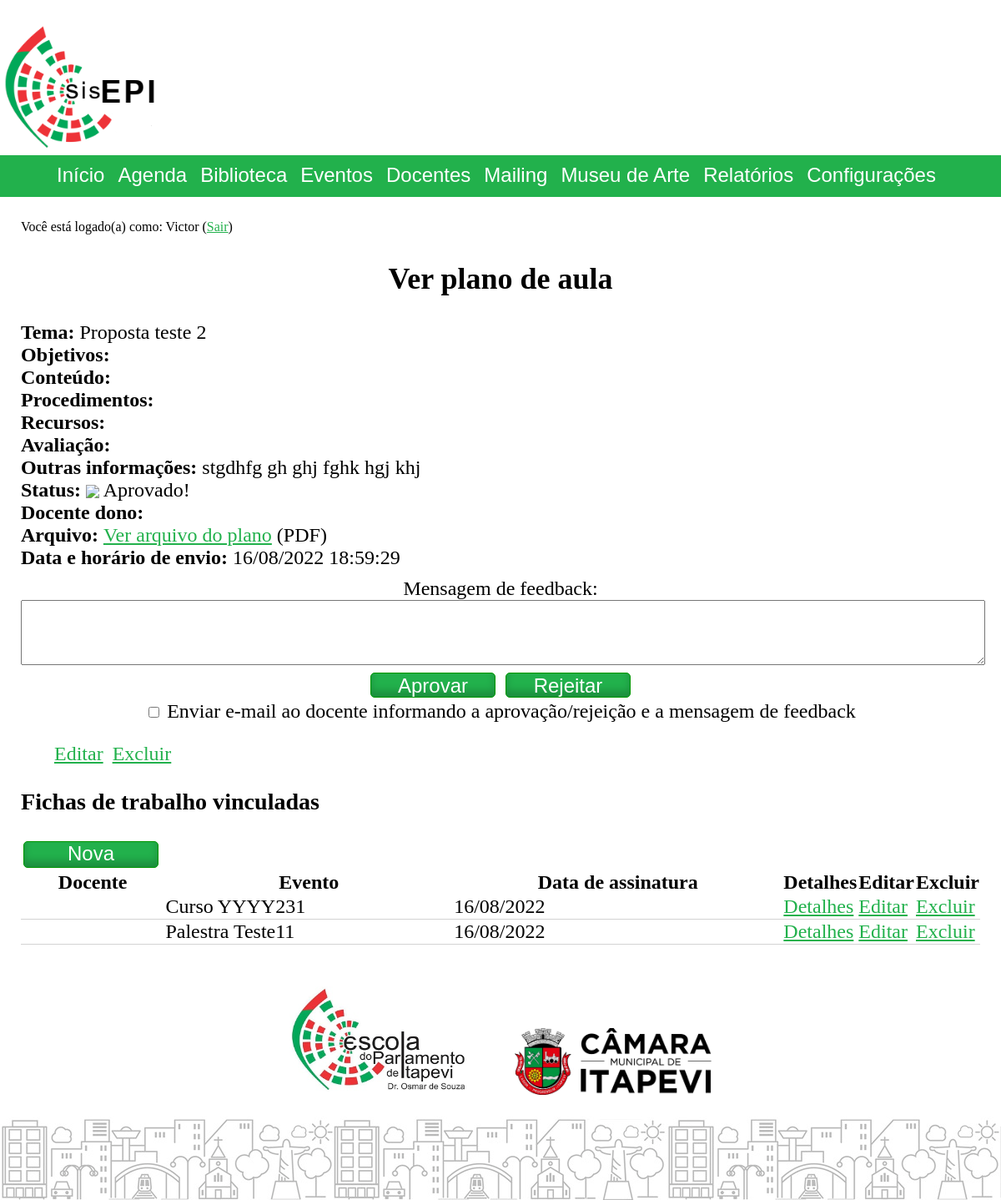
The app's page /index.php?cont=professors2&action=viewworkproposal&id=4 (signed in) with its own data.
### tables this page shows
CREATE TABLE `professorworkproposals` (
  `id` int UNSIGNED NOT NULL,
  `name` varchar(255) NOT NULL,
  `infosFields` json DEFAULT NULL,
  `moreInfos` text,
  `ownerProfessorId` int UNSIGNED DEFAULT NULL,
  `fileExtension` varchar(255) DEFAULT NULL,
  `isApproved` tinyint(1) DEFAULT NULL,
  `feedbackMessage` text,
  `registrationDate` datetime NOT NULL
);

CREATE TABLE `professorworksheets` (
  `id` int NOT NULL,
  `professorId` int UNSIGNED DEFAULT NULL,
  `professorWorkProposalId` int UNSIGNED DEFAULT NULL,
  `eventId` int UNSIGNED DEFAULT NULL,
  `paymentInfosJson` json NOT NULL,
  `professorTypeId` int NOT NULL,
  `paymentTableId` int NOT NULL,
  `paymentLevelId` int NOT NULL,
  `classTime` decimal(10,5) NOT NULL,
  `paymentSubsAllowanceTableId` int DEFAULT NULL,
  `paymentSubsAllowanceLevelId` int DEFAULT NULL,
  `paymentSubsAllowanceClassTime` decimal(10,5) DEFAULT NULL,
  `participationEventDataJson` json DEFAULT NULL,
  `professorCertificateText` text,
  `certificateBgFile` varchar(255) NOT NULL,
  `professorDocTemplateId` int DEFAULT NULL,
  `signatureDate` date NOT NULL,
  `referenceMonth` date NOT NULL
);

CREATE TABLE `events` (
  `id` int UNSIGNED NOT NULL,
  `name` varchar(120) DEFAULT 'Evento sem nome',
  `typeId` int NOT NULL,
  `subscriptionListNeeded` tinyint(1) DEFAULT NULL,
  `subscriptionListOpeningDate` date DEFAULT NULL,
  `subscriptionListClosureDate` date DEFAULT NULL,
  `maxSubscriptionNumber` int DEFAULT NULL,
  `allowLateSubscriptions` tinyint(1) NOT NULL DEFAULT '0',
  `posterImageAttachmentFileName` varchar(120) DEFAULT NULL,
  `responsibleForTheEvent` varchar(120) DEFAULT NULL,
  `customInfosJson` json DEFAULT NULL,
  `moreInfos` mediumtext,
  `certificateText` varchar(500) DEFAULT NULL,
  `certificateBgFile` varchar(255) DEFAULT NULL,
  `checklistId` int DEFAULT NULL,
  `surveyTemplateId` int UNSIGNED DEFAULT NULL,
  `subscriptionTemplateId` int NOT NULL
);

### model/database/database.php (called while the page is built, shortened)
<?php
function getDatabaseConfig()
{
	$configs = parse_ini_file($_SERVER['DOCUMENT_ROOT'] . "/sisepi_config.ini", true);
	return $configs['database'];
}
function getCryptoKey()
{
	return !empty(getenv("CRYPTO_KEY")) ? getenv("CRYPTO_KEY") : getDatabaseConfig()['crypto'];
}

### model/database/professors2.database.php (called while the page is built, shortened)
<?php
require_once ("database.php");
function getSingleWorkProposal($workProposalId, $optConnection = null)
{
    $__cryptoKey = getCryptoKey();
    $conn = $optConnection ? $optConnection : createConnectionAsEditor();
    $query = "SELECT professorworkproposals.*,
	aes_decrypt(professors.name, '$__cryptoKey') as ownerProfessorName,
    aes_decrypt(professors.email, '$__cryptoKey') as ownerProfessorEmail
	FROM professorworkproposals
	LEFT JOIN professors ON professors.id = professorworkproposals.ownerProfessorId
    WHERE professorworkproposals.id = ? ";
    $stmt = $conn->prepare($query);
    $stmt->bind_param("i", $workProposalId);
    $stmt->execute();
    $result = $stmt->get_result();
    $dataRow = $result->num_rows > 0 ? $result->fetch_assoc() : null;
    return $dataRow;
}
function getWorkSheets(int $workProposalId, ?mysqli $optConnection = null)
{
    $__cryptoKey = getCryptoKey();
    $conn = $optConnection ? $optConnection : createConnectionAsEditor();
    $query = "SELECT pws.id, pws.professorId, pws.eventId, pws.signatureDate, events.name as eventName, aes_decrypt(prof.name, '$__cryptoKey') as professorName FROM professorworksheets as pws
    LEFT JOIN professors as prof ON prof.id = pws.professorId
    LEFT JOIN events ON events.id = pws.eventId
    WHERE pws.professorWorkProposalId = ?
    ORDER BY pws.id ";
    $stmt = $conn->prepare($query);
    $stmt->bind_param('i', $workProposalId);
    $stmt->execute();
    $result = $stmt->get_result();
    $dataRows = $result->num_rows > 0 ? $result->fetch_all(MYSQLI_ASSOC) : null;
    return $dataRows;
}

### controller/professors2.controller.php (called while the page is built, shortened)
<?php
require_once("model/database/professors2.database.php");
final class professors2 extends BaseController
{
	public function viewworkproposal()
	{
		require_once("controller/component/DataGrid.class.php");
		$workProposalId = isset($_GET['id']) && isId($_GET['id']) ? $_GET['id'] : null;
		$conn = createConnectionAsEditor();
		try
		{
			$proposalObject = new GenericObjectFromDataRow(getSingleWorkProposal($workProposalId, $conn));
			$workSheetsDrs = getWorkSheets($workProposalId, $conn);
			$workSheetsArray = Data\transformDataRows($workSheetsDrs,
			[
				'id' => fn($dr) => $dr['id'],
				'Docente' => fn($dr) => $dr['professorName'],
				'Evento' => fn($dr) => $dr['eventName'],
				'Data de assinatura' => fn($dr) => date_create($dr['signatureDate'])->format('d/m/Y')
			]);
			$dataGridComponent = new DataGridComponent($workSheetsArray);
			$dataGridComponent->detailsButtonURL = URL\URLGenerator::generateSystemURL("professors2", "viewworksheet", "{param}");
			$dataGridComponent->editButtonURL = URL\URLGenerator::generateSystemURL("professors2", "editworksheet", "{param}");
			$dataGridComponent->deleteButtonURL = URL\URLGenerator::generateSystemURL("professors2", "deleteworksheet", "{param}");
		}
		catch (Exception $e)
		{
			$this->pageMessages[] = $e->getMessage();
		}
		finally { $conn->close(); }
	}
}

### includes/URL/URLGenerator.php (called while the page is built, shortened)
<?php
abstract class URLGenerator
{
	public static bool $useFriendlyURL;
	private static function appendQueryString($queryString = null, $directFileAccess = false)
	{
		$qsFinal = "";
		if (is_string($queryString))
			$qsFinal = $queryString;
		else if (is_array($queryString))
			$qsFinal = http_build_query($queryString);
		if (!empty($qsFinal))
			return self::$useFriendlyURL || $directFileAccess ? "?$qsFinal" : "&$qsFinal";
		else
			return "";
	}
	public static function generateSystemURL($controller, $action = "home", $id = null, $queryString = null)
	{
		$url = self::$useFriendlyURL ? self::URLBase . "/$controller/$action" : self::URLBase . "/index.php?cont=$controller&action=$action";
		if (!empty($id))
			$url .= self::$useFriendlyURL ? "/$id" : "&id=$id";
		$url .= self::appendQueryString($queryString);
		return $url;
	}
	public static function generateFileURL($pathFromBaseURL = null, $queryString = null)
	{
		$fileBaseFriendly = self::URLBase . '/file';
		$fileBaseUnfriendly = self::URLBase;
		$url = (self::$useFriendlyURL ? $fileBaseFriendly : $fileBaseUnfriendly) . (!empty($pathFromBaseURL) ? "/$pathFromBaseURL" : "") . self::appendQueryString($queryString, true);
		return $url;
	}
}

### controller/component/DataGrid.class.php (called while the page is built, shortened)
<?php
class DataGridComponent extends ComponentBase
{
	public function __construct($dataRowsArray = null)
	{
		$this->dataRows = $dataRowsArray;
	}
	public ?array $dataRows;
	public ?string $detailsButtonURL = null, $editButtonURL = null, $deleteButtonURL = null;
	public ?string $RudButtonsFunctionParamName = "id";
	public array $columnsToHide = [];
	public function render()
	{
		$dataRows = $this->dataRows;
		$columnsToHide = $this->columnsToHide;
		$detailsButtonURL = $this->detailsButtonURL;
		$editButtonURL = $this->editButtonURL;
		$deleteButtonURL = $this->deleteButtonURL;
		$RudButtonsFunctionParamName = $this->RudButtonsFunctionParamName;
		$view = $this->get_view();
		require($view);
	}
}

### view/professors2.viewworkproposal.view.php (the view, shortened to what this page needs)
<?php
 if (isset($proposalObj)): ?>
<?php
function buildProposalStatus($status)
{
    if (is_null($status))
        echo '<img style="vertical-align: middle;" src="' . URL\URLGenerator::generateFileURL('pics/delay.png') . '"/> Análise pendente';
    else if ((bool)$status)
        echo '<img style="vertical-align: middle;" src="' . URL\URLGenerator::generateFileURL('pics/check.png') . '"/> Aprovado!';
    else if (!(bool)$status)
        echo '<img style="vertical-align: middle;" src="' . URL\URLGenerator::generateFileURL('pics/wrong.png') . '"/> Rejeitado!';
}
?>
    <div class="viewDataFrame">
        <label>Tema: </label><?php echo hsc($proposalObj->name); ?> <br/>
        <label>Objetivos: </label><?php echo hsc($proposalObj->infosFields->objectives ?? ''); ?><br/>
        <label>Conteúdo: </label><?php echo hsc($proposalObj->infosFields->contents ?? ''); ?><br/>
        <label>Procedimentos: </label><?php echo hsc($proposalObj->infosFields->procedures ?? ''); ?><br/>
        <label>Recursos: </label><?php echo hsc($proposalObj->infosFields->resources ?? ''); ?><br/>
        <label>Avaliação: </label><?php echo hsc($proposalObj->infosFields->evaluation ?? ''); ?><br/>
        <label>Outras informações: </label><?php echo nl2br(hsc($proposalObj->moreInfos)); ?>
        <br/>
        <label>Status: </label><?php buildProposalStatus($proposalObj->isApproved); ?><br/>
        <label>Docente dono: </label><a href="<?php echo URL\URLGenerator::generateSystemURL('professors', 'view', $proposalObj->ownerProfessorId); ?>"><?php echo $proposalObj->ownerProfessorName; ?></a><br/>
        <label>Arquivo: </label>
        <?php if (isset($proposalObj->fileExtension)): ?>
            <a href="<?php echo URL\URLGenerator::generateFileURL('generate/viewProfessorWorkProposalFile.php', [ 'workProposalId' => $proposalObj->id ]); ?>" target="__blank">Ver arquivo do plano</a>
        (<?php echo mb_strtoupper($proposalObj->fileExtension); ?>) <br/>
        <?php else: ?>
            <span style="font-style: italic;">Nenhum</span> <br/>
        <?php endif; ?>
        <label>Data e horário de envio: </label><?php echo date_create($proposalObj->registrationDate)->format('d/m/Y H:i:s'); ?>
    </div>
    <form
        method="post"
        action="<?php echo URL\URLGenerator::generateFileURL("post/professors2.viewworkproposal.post.php", "cont=professors2&action=viewworkproposal&id=" . $proposalObj->id); ?>"
        class="centControl"
        onsubmit="return disableFeedbackButtons();">
        <?php if (checkUserPermission('PROFE', 6)): ?>
            <label>Mensagem de feedback: <textarea name="txtFeedbackMessage" rows="4" maxlength="600"><?php echo $proposalObj->feedbackMessage; ?></textarea></label>
            <button type="submit" class="btnFeedback" name="btnApprove">Aprovar</button>
            <button type="submit" class="btnFeedback" name="btnReject">Rejeitar</button>
            <br/>
            <label><input type="checkbox" name="chkSendProfessorEmail" value="1"/> Enviar e-mail ao docente informando a aprovação/rejeição e a mensagem de feedback</label>
        <?php else: ?>
            <p>Você não tem permissão para aprovar ou rejeitar planos de aula.</p>
        <?php endif; ?>
    </form>
    <div class="editDeleteButtonsFrame">
		<ul>
			<li><a href="<?php echo URL\URLGenerator::generateSystemURL("professors2", "editworkproposal", $proposalObj->id); ?>">Editar</a></li>
			<li><a href="<?php echo URL\URLGenerator::generateSystemURL("professors2", "deleteworkproposal", $proposalObj->id); ?>">Excluir</a></li>
		</ul>
	</div>
    <h3>Fichas de trabalho vinculadas</h3>
    <a class="linkButton" href="<?php echo URL\URLGenerator::generateSystemURL('professors2', 'createworksheet', null, [ 'workProposalId' => $proposalObj->id ]); ?>">Nova</a>
    <?php $dgComp->render(); ?>
<?php endif; ?>

### view/component/DataGrid.view.php (shortened to what this page needs)
<?php
if (isset($dataRows[0]))
{
	function formatCellContent($value)
	{
		if ($value instanceof DataGridIcon)
			return $value->generateHTML();
		else
			return nl2br(hsc($value));
	}
?>
<table>
	<thead>
		<tr>
			<?php
			$count = 0;
			foreach ($dataRows[0] as $column => $value)
			{
				$count++;
				if (in_array($column, $columnsToHide) === false)
				{
					echo "<th>" . $column . "</th>";
				}
				if ($count === count($dataRows[0]))
				{
					if (isset($detailsButtonURL) && !isset($columnNameAsDetailsButton)) echo '<th class="shrinkCell">Detalhes</th>';
					if (isset($editButtonURL)) echo '<th class="shrinkCell">Editar</th>';
					if (isset($deleteButtonURL)) echo '<th class="shrinkCell">Excluir</th>';
				}
			}
			?>
		</tr>
	</thead>
	<tbody>
		<?php
		foreach ($dataRows as $row)
		{
			echo "<tr>";
			$count = 0;
			foreach ($row as $column => $value)
			{
				$count++;
				if (in_array($column, $columnsToHide) === false)
				{
					if (isset($columnNameAsDetailsButton) && $columnNameAsDetailsButton === $column)
					{
						echo '<td><a href="' . str_replace("{param}", $row[$RudButtonsFunctionParamName], $detailsButtonURL) . '">' . formatCellContent($value) . '</a></td>';
					}
					else
					{
						echo "<td>" . formatCellContent($value) . "</td>";
					}
				}
				if ($count === count($row))
				{
					if (isset($detailsButtonURL) && !isset($columnNameAsDetailsButton)) echo '<td class="shrinkCell"><a href="' . str_replace("{param}", $row[$RudButtonsFunctionParamName], $detailsButtonURL) .  '">Detalhes</a></td>';
					if (isset($editButtonURL)) echo '<td class="shrinkCell"><a href="' . str_replace("{param}", $row[$RudButtonsFunctionParamName], $editButtonURL) . '">Editar</a></td>';
					if (isset($deleteButtonURL)) echo '<td class="shrinkCell"><a href="' . str_replace("{param}", $row[$RudButtonsFunctionParamName], $deleteButtonURL) . '">Excluir</a></td>';
				}
			}
			echo "</tr>";
		}
		?>
	</tbody>
</table>
<?php
}
else
	echo "Não há dados disponíveis.";
?>

### sisepi.css (style rules this page uses)
body { background-color: white; color: black; font-size: x-large; margin: 0; }
a { color: #22B14C }
table { border-collapse: collapse; width: 100%; }
table td { border-bottom: 1px solid lightgray; }
th.shrinkCell, td.shrinkCell { width: 10px; white-space: nowrap; }
h1, h2, .centControl { text-align: center; }
input, select, textarea { outline: none; }
.linkButton, input[type="button"], input[type="submit"], button { margin: 3px; font-size: 18pt; min-width: 150px; height: 30px; border: 1px solid #009600; border-radius: 5px; background-color: #22B14C; color: white; transition-duration: 0.1s; box-shadow: inset 0px -7px 10px 0 rgba(0,0,0,0.2); cursor: pointer; }
.linkButton { display: inline-block; text-align: center; text-decoration: none; font-family: sans-serif; padding: 0 5px 0 5px; }
input[type="text"], input[type="password"], input[type="email"], input[type="number"], input[type='url'], input[type="search"], input[type="date"], input[type="time"], select, textarea { font-size: large; }
textarea { width: 100%; }
ul.pagination, .editDeleteButtonsFrame ul { display: block; list-style-type: none; }
.viewDataFrame { margin-top: 10px; margin-bottom: 10px; }
.viewDataFrame label { font-weight: bold; }
.editDeleteButtonsFrame li { display: inline; margin-right: 5px; }

### records on screen
professorworkproposals: name "Proposta teste 2", moreInfos "stgdhfg gh ghj fghk hgj khj", fileExtension "PDF", registrationDate "16/08/2022 18:59:29"
professorworksheets: eventId.name "Curso YYYY231", value "16/08/2022"
professorworksheets: eventId.name "Palestra Teste11", value "16/08/2022"

### other values on screen
$loggedUser "Victor"
$this->subtitle "Ver plano de aula"
$column "Docente"
$column "Evento"
$column "Data de assinatura"
